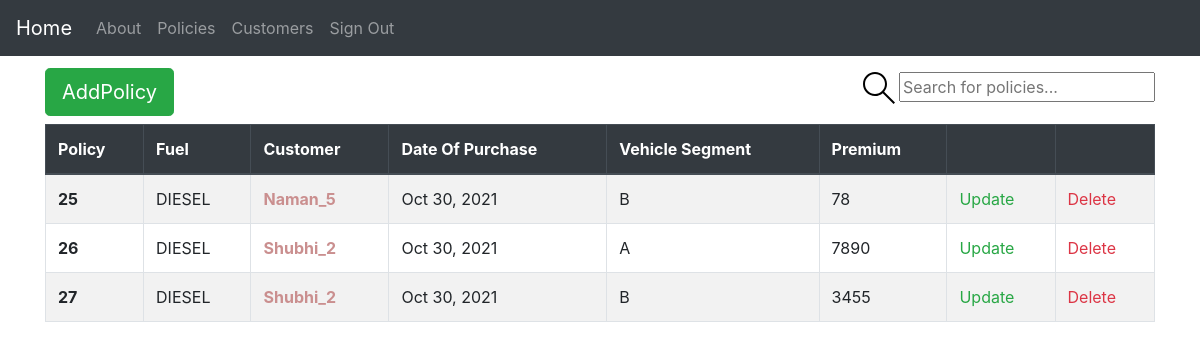
/policies/ (signed in), run on the app's committed database.
### insurance/base/models.py (models this page shows, shortened)
class BaseModel(models.Model):
    created_at = models.DateTimeField(auto_now_add=True)
    updated_at = models.DateTimeField(auto_now=True)
    class Meta:
        abstract = True

class Policy(BaseModel):
    FUEL_CHOICES = (
        ("CNG", "cng"),
        ("DIESEL", "diesel"),
        ("PETROL", "petrol"),
    )
    VEHICLE_SEGMENT = (
        ("A", "A"),
        ("B", "B"),
        ("C", "C"),
    )
    fuel = models.CharField(max_length=50, choices=FUEL_CHOICES)
    customer = models.ForeignKey(
        Customer, related_name="policies", on_delete=models.CASCADE
    )
    vehicle_segment = models.CharField(max_length=50, choices=VEHICLE_SEGMENT)
    premium = models.IntegerField(
        validators=[MinValueValidator(0), MaxValueValidator(100000)]
    )
    class Meta:
        verbose_name = "Policy"
        verbose_name_plural = "Policies"
        ordering = ("created_at",)

class Customer(BaseModel):
    GENDER_CHOICES = (
        ("Male", "Male"),
        ("Female", "Female"),
        ("Other", "Other"),
    )
    INCOME_CHOICES = (
        ("0-25k", "0-$25k"),
        (">$70", ">$70K"),
        ("$25-$70", "$25-$70K"),
    )
    REGION_CHOICES = (
        ("east", "east"),
        ("west", "west"),
        ("south", "south"),
        ("north", "north"),
    )
    name = models.CharField(max_length=50)
    gender = models.CharField(max_length=50, choices=GENDER_CHOICES)
    income_group = models.CharField(max_length=50, choices=INCOME_CHOICES)
    region = models.CharField(max_length=50, choices=REGION_CHOICES)
    marital_status = models.BooleanField(default=False)
    class Meta:
        verbose_name = "Customer"
        verbose_name_plural = "Customers"
    def __str__(self):
        return f"{self.name}_{self.id}"

### insurance/base/views.py (the view)
# urls.py: path("policies/", view=policy_view, name="policies"),
@login_required(login_url="account_login")
def policy_view(request):
    order_by = request.GET.get("order_by", "created_at")
    q = request.GET.get("q") if request.GET.get("q") is not None else ""
    policies = Policy.objects.filter(
        Q(id__icontains=q)
        | Q(customer__id__icontains=q)
        | Q(customer__name__icontains=q)
    ).order_by(order_by)
    context = {"policies": policies}
    return render(request, "policy/policies.html", context)

### insurance/utils/context_processors.py (called while the page is built)
def settings_context(_request):
    return {"DEBUG": settings.DEBUG}

### insurance/templates/policy/policies.html (shortened to what this page needs)
{% extends 'base.html' %}
{% block content %}
<div class="header">
  <a href="{% url 'base:createPolicy' %}" class="btn btn-success btn-lg my-2" role="button"
    aria-disabled="true">AddPolicy</a>
  <form class="header__search" method="GET" action="{% url 'base:policies' %}">
    <label>
      <input placeholder="Search for policies..." name="q" />
    </label>
  </form>
</div>
{% include 'policy/policy_table.html' %}
{% endblock content %}

### insurance/templates/policy/policy_table.html (shortened to what this page needs)
<table class="table table-bordered table-striped">
  <thead class="thead-dark">
    <tr>
      <th scope="col"><a href="?order_by=id">Policy</a></th>
      <th scope="col"><a href="?order_by=fuel">Fuel</a></th>
      <th scope="col"><a href="?order_by=customer">Customer</a></th>
      <th scope="col"><a href="?order_by=created_at">Date Of Purchase</a></th>
      <th scope="col"><a href="?order_by=vehicle_segment">Vehicle Segment</a></th>
      <th scope="col"><a href="?order_by=premium">Premium</a></th>
      <th scope="col"></th>
      <th scope="col"></th>
    </tr>
  </thead>
  <tbody>
    {% for policy in policies %}
    <tr>
      <th scope="row">{{ policy.id }}</th>
      <td>{{policy.fuel}}</td>
      <td class="font-weight-bold">
        <a href="{% url 'base:customerDetail' policy.customer.id %}">
          {{policy.customer}}
        </a>
      </td>
      <td>{{policy.created_at | date:"M d, Y" }}</td>
      <td>{{policy.vehicle_segment}}</td>
      <td>{{policy.premium}}</td>
      <td>
        <a href="{% url 'base:updatePolicy' policy.id %}" class="text-success">Update</a>
      </td>
      <td>
        <a href="{% url 'base:deletePolicy' policy.id %}" class="text-danger">Delete</a>
      </td>
    </tr>
    {% endfor %}
  </tbody>
</table>

### insurance/static/css/project.css (style rules this page uses)
.header { display: flex; justify-content: space-between; align-items: center; }
a { color: rgb(202, 143, 143); text-decoration: none; transition: all 0.5s; }

### insurance/templates/policy/policy_table.html (style rules this page uses)
th>a { color: white; }

### data on the page
Policy: id "25", fuel "DIESEL", customer "Naman_5", created_at "Oct 30, 2021", vehicle_segment "B", premium "78"
Policy: id "26", fuel "DIESEL", customer "Shubhi_2", created_at "Oct 30, 2021", vehicle_segment "A", premium "7890"
Policy: id "27", fuel "DIESEL", customer "Shubhi_2", created_at "Oct 30, 2021", vehicle_segment "B", premium "3455"
